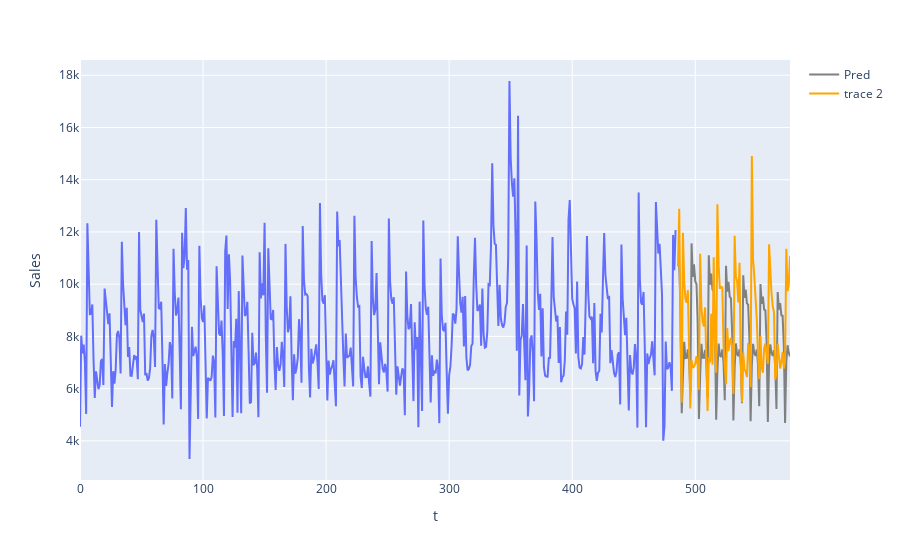

Notebook code cell kept with this figure:
### Code cell
# model + prediction for the first store

import plotly.express as px
import plotly.graph_objects as go

seq_x = range(start_end[0][0] - 1) 
seq_x_cont = range(start_end[0][0], start_end[0][1])

print(len(seq_x_cont))

fig = px.line(
    x=np.array(seq_x), 
    y=agg_train.loc[agg_train['Store_cat']==store_index[0], 'Sales'],
    labels={'x':'t', 'y':'Sales'}
    
)
fig.add_trace(
    go.Scatter(
        x=np.array(seq_x_cont),
        y=pred[0],
        mode="lines",
        line=go.scatter.Line(color="gray"),
        name='Pred',
        showlegend=True)
)
fig.add_trace(
    go.Scatter(
        x=np.array(seq_x_cont),
        y=agg_val.loc[agg_val['Store_cat']==store_index[0], 'Sales'],
        mode="lines",
        line=go.scatter.Line(color="orange"),
        showlegend=False)
)

fig.show()


#plt.plot( seq_x, agg_train.loc[agg_train['Store_cat']==store_index[0], 'Sales'] )
#plt.plot( seq_x_cont, agg_val.loc[agg_val['Store_cat']==store_index[0], 'Sales'] )
#plt.plot( seq_x_cont , pred[0] )
#plt.show()

### Figure 1 — Plotly figure (JSON) as saved in the notebook; plotly's stock layout.template omitted (floating-point values rounded to 4 significant figures; data arrays with more than 128 entries replaced by an {"elided": "..."} marker saying what was removed)
{"data": [{"hovertemplate": "t=%{x}<br>Sales=%{y}<extra></extra>", "legendgroup": "", "line": {"color": "#636efa", "dash": "solid"}, "marker": {"symbol": "circle"}, "mode": "lines", "name": "", "orientation": "v", "showlegend": false, "type": "scatter", "x": {"elided": "485 int values"}, "xaxis": "x", "y": {"elided": "485 float values"}, "yaxis": "y"}, {"line": {"color": "gray"}, "mode": "lines", "name": "Pred", "showlegend": true, "type": "scatter", "x": [486, 487, 488, 489, 490, 491, 492, 493, 494, 495, 496, 497, 498, 499, 500, 501, 502, 503, 504, 505, 506, 507, 508, 509, 510, 511, 512, 513, 514, 515, 516, 517, 518, 519, 520, 521, 522, 523, 524, 525, 526, 527, 528, 529, 530, 531, 532, 533, 534, 535, 536, 537, 538, 539, 540, 541, 542, 543, 544, 545, 546, 547, 548, 549, 550, 551, 552, 553, 554, 555, 556, 557, 558, 559, 560, 561, 562, 563, 564, 565, 566, 567, 568, 569, 570, 571, 572, 573, 574, 575, 576, 577], "y": [10780.0, 10690.0, 8985.0, 5053.0, 6463.0, 7792.0, 7171.0, 7177.0, 7499.0, 7066.0, 5849.0, 11560.0, 10280.0, 10760.0, 10110.0, 10000.0, 8523.0, 4833.0, 6514.0, 7712.0, 7188.0, 7177.0, 7486.0, 7013.0, 5684.0, 11100.0, 9979.0, 10400.0, 9802.0, 9715.0, 8316.0, 4808.0, 6673.0, 7727.0, 7263.0, 7220.0, 7503.0, 6986.0, 5556.0, 10700.0, 9716.0, 10090.0, 9523.0, 9458.0, 8127.0, 4783.0, 6802.0, 7729.0, 7317.0, 7246.0, 7507.0, 6952.0, 5436.0, 10340.0, 9471.0, 9792.0, 9265.0, 9219.0, 7949.0, 4752.0, 6902.0, 7717.0, 7352.0, 7257.0, 7496.0, 6910.0, 5323.0, 10010.0, 9243.0, 9522.0, 9025.0, 8995.0, 7781.0, 4717.0, 6977.0, 7694.0, 7369.0, 7253.0, 7475.0, 6862.0, 5216.0, 9700.0, 9029.0, 9270.0, 8802.0, 8786.0, 7622.0, 4679.0, 7030.0, 7660.0, 7371.0, 7237.0]}, {"line": {"color": "orange"}, "mode": "lines", "showlegend": true, "type": "scatter", "x": [486, 487, 488, 489, 490, 491, 492, 493, 494, 495, 496, 497, 498, 499, 500, 501, 502, 503, 504, 505, 506, 507, 508, 509, 510, 511, 512, 513, 514, 515, 516, 517, 518, 519, 520, 521, 522, 523, 524, 525, 526, 527, 528, 529, 530, 531, 532, 533, 534, 535, 536, 537, 538, 539, 540, 541, 542, 543, 544, 545, 546, 547, 548, 549, 550, 551, 552, 553, 554, 555, 556, 557, 558, 559, 560, 561, 562, 563, 564, 565, 566, 567, 568, 569, 570, 571, 572, 573, 574, 575, 576, 577], "y": [10680.0, 12892, 7845.0, 5465.0, 11970.0, 10120.0, 9433.0, 9287.0, 9769.0, 7863.0, 5238.0, 7086.0, 6798.0, 6845.0, 6951.0, 7245.0, 6900.0, 5946.0, 11170.0, 9110.0, 8576.0, 8377.0, 9110.0, 7081.0, 5141.0, 7210.0, 7004.0, 8862.0, 6914.0, 11030.0, 7822.0, 6605.0, 13060.0, 10710.0, 9829.0, 9894.0, 9872.0, 7618.0, 6853.0, 6167.0, 8321.0, 7438.0, 7817.0, 7940.0, 7484.0, 5796.0, 11850.0, 10310.0, 10120.0, 9296.0, 10820.0, 6954.0, 5478, 7383.0, 6727.0, 6660.0, 6442.0, 7741.0, 7510.0, 6050.0, 14900.0, 10950.0, 10300.0, 9601.0, 8650.0, 7302.0, 6360.0, 8018.0, 6804.0, 6607.0, 7559.0, 7725.0, 7250.0, 6952.0, 11530.0, 10280.0, 9634.0, 9145.0, 8918.0, 6339.0, 6563.0, 7715.0, 7087.0, 6770.0, 7028.0, 7409.0, 6770.0, 7070, 11360.0, 9736.0, 9975.0, 11070.0]}], "layout": {"legend": {"tracegroupgap": 0}, "margin": {"t": 60}, "xaxis": {"anchor": "y", "domain": [0, 1], "title": {"text": "t"}}, "yaxis": {"anchor": "x", "domain": [0, 1], "title": {"text": "Sales"}}}}
